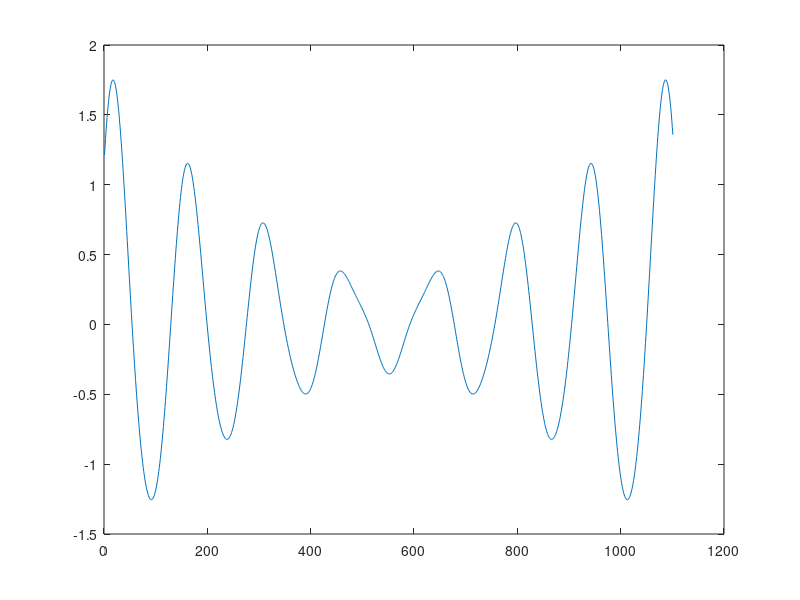

This figure's MATLAB source:
%% AddingTwoSines.m
%
%   Just a small experiment:
%
%   Find the matching counterpart to a sine
%   in order to make it windowed by a (triangular) window
%
%   @TODO: 
%
%
%   Henrik von Coler
%   2014-09-19

fs      = 44100;
f       = 300;
t       = (0:2^10)/fs;

x       = sin(2*pi*t*f);

XFACTOR = 1.14335; % something like 't(end)/f'
xC      = sin(2*pi*t*f*XFACTOR +pi);
out     = x+xC;

plot(out);


%% oi

fs = 44100;
f  = 54;
t  = (0:110000)/fs;

x  = sin(2*pi*t*f*1)+sin(2*pi*t*f*1.2+pi);

plot(x)



%%

f=300;

t = (0:1100)/fs;


    x = sin(2*pi*t*f*1);
    
for i=1:10



x = x+sin(2*pi*t*f*(1+i/10)+pi*i/4)*(1/i);

end

plot(x)